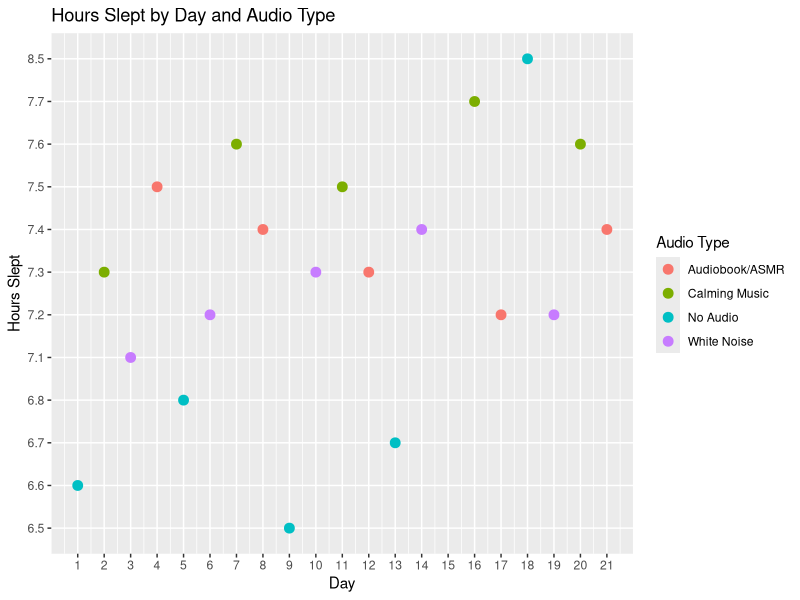
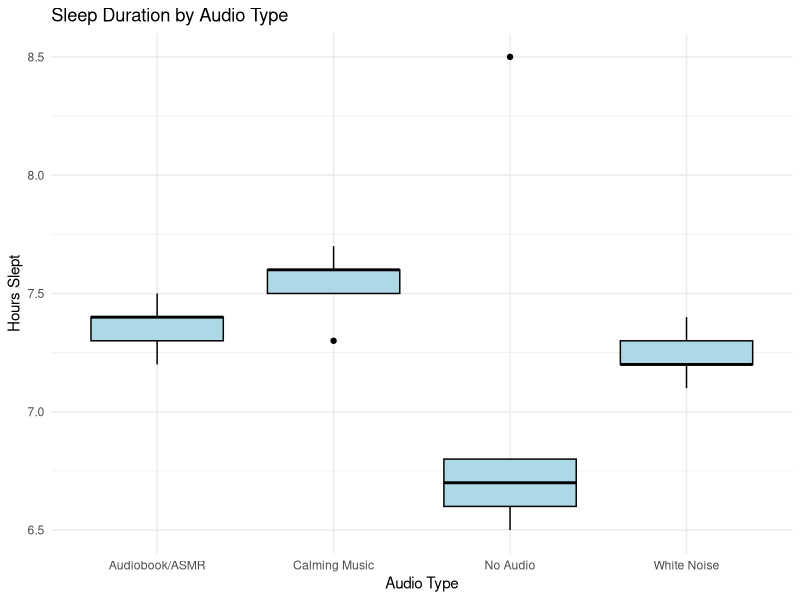
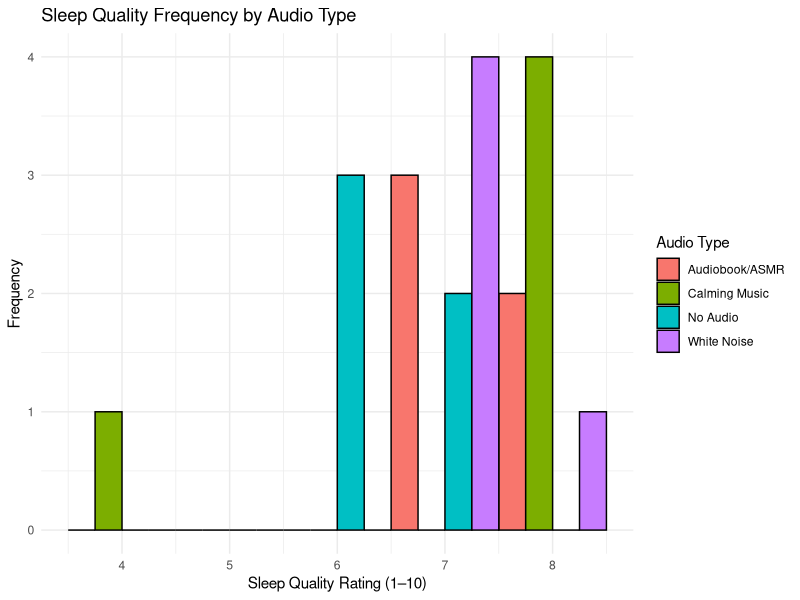

These figures' R source, in order:
## ---- chunk 1
library(readxl)
library(ggplot2)

sleep_data <- read_excel("Project Sleep Data.xlsx")
sleep_data1 <- subset(sleep_data, `Audio Type` != "NULL" & Day != 15)
head(sleep_data)
## ---- chunk 2
ggplot(data = sleep_data1,
       aes(x = Day, y = `Hours Slept`, color = `Audio Type`)) +
  geom_point(size = 3) +
  labs(
    title = "Hours Slept by Day and Audio Type",
    x = "Day",
    y = "Hours Slept",
    color = "Audio Type"
  ) +
  scale_x_continuous(breaks = 1:21)
## ---- chunk 3
sleep_data1$`Hours Slept` <- as.numeric(sleep_data1$`Hours Slept`)
## ---- chunk 4
ggplot(data = sleep_data1,
       aes(x = `Audio Type`, y = `Hours Slept`)) +
  geom_boxplot(fill = "lightblue", color = "black") +
  labs(
    title = "Sleep Duration by Audio Type",
    x = "Audio Type",
    y = "Hours Slept"
  ) +
  theme_minimal()
## ---- chunk 5
ggplot(data = sleep_data1,
       aes(x = as.numeric(`Quality (1–10)`), fill = `Audio Type`)) +
  geom_histogram(binwidth = 1, boundary = 0.5,
                 position = "dodge", color = "black") +
  labs(
    title = "Sleep Quality Frequency by Audio Type",
    x = "Sleep Quality Rating (1–10)",
    y = "Frequency",
    fill = "Audio Type"
  ) +
  theme_minimal()
## ---- chunk 6
quality_anova <- aov(as.numeric(`Quality (1–10)`) ~ `Audio Type`,
                    data = sleep_data1)

summary(quality_anova)
## ---- chunk 7
hours_anova <- aov(as.numeric(`Hours Slept`) ~ `Audio Type`,
                   data = sleep_data1)

summary(hours_anova)
